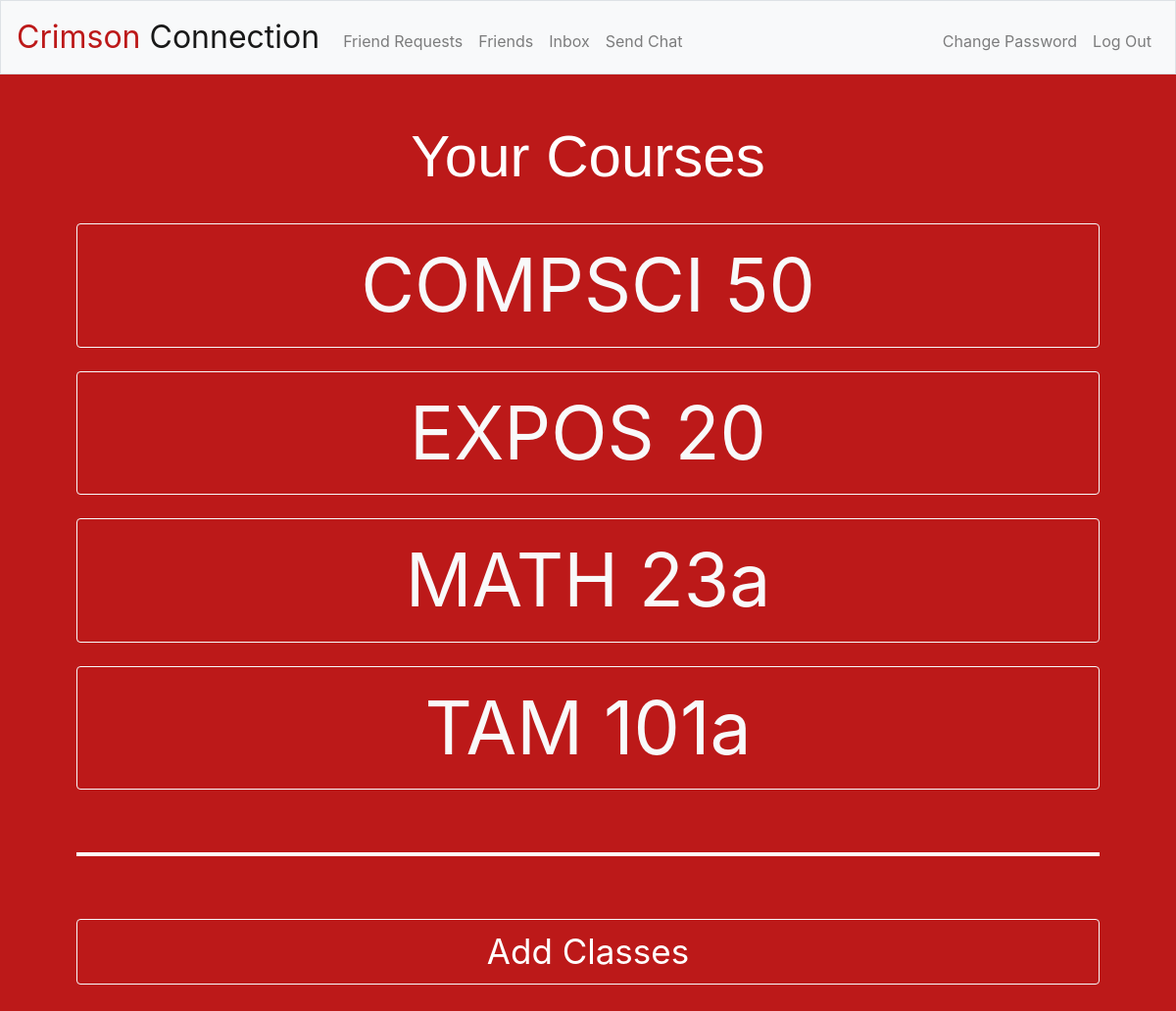
/ (signed in), run on the app's committed database.
### tables this page shows
CREATE TABLE 'classes' ('subject' text,'number' text, 'username' text);

### application.py (the view)
@app.route("/")
@login_required
def index():
    rows = db.execute("SELECT * FROM classes WHERE username=:username ORDER BY subject", username=session["username"])
    if not rows:
        return render_template("opening.html")
    return render_template("index.html", rows=rows)

### application.py (called while the page is built)
@app.after_request
def after_request(response):
    response.headers["Cache-Control"] = "no-cache, no-store, must-revalidate"
    response.headers["Expires"] = 0
    response.headers["Pragma"] = "no-cache"
    return response

### helpers.py (called while the page is built)
def login_required(f):
    @wraps(f)
    def decorated_function(*args, **kwargs):
        if session.get("user_id") is None:
            return redirect("/login")
        return f(*args, **kwargs)
    return decorated_function

### templates/index.html (shortened to what this page needs)
{% extends 'layout.html' %}
{% block main %}
    <div>
        <h1 id="title">Your Courses</h1>
        {% for rows in rows %}
            <form action="{{ url_for('view_class', subject=rows['subject'], number=rows['number']) }}">
                <button id="large" class="btn btn-outline-light btn-block">{{ rows["subject"] }} {{rows["number"] }}</button>
            </form>
        {% endfor %}
    </div>
    <hr style="border: 2px solid white;">
    <form action="add_class">
        <button class="btn btn-outline-light btn-block"><div id="button">Add Classes</div></button>
    </form>
{% endblock %}

### static/styles.css (style rules this page uses)
#title { color: white; font-size: 60px; font-family: Arial, Helvetica, sans-serif; }
body { background-color: #BC1919; }
#button { color: white; font-size: 35px; }
#large { font-size: 75px; }

### data on the page
classes: subject "COMPSCI", number "50"
classes: subject "EXPOS", number "20"
classes: subject "MATH", number "23a"
classes: subject "TAM", number "101a"
